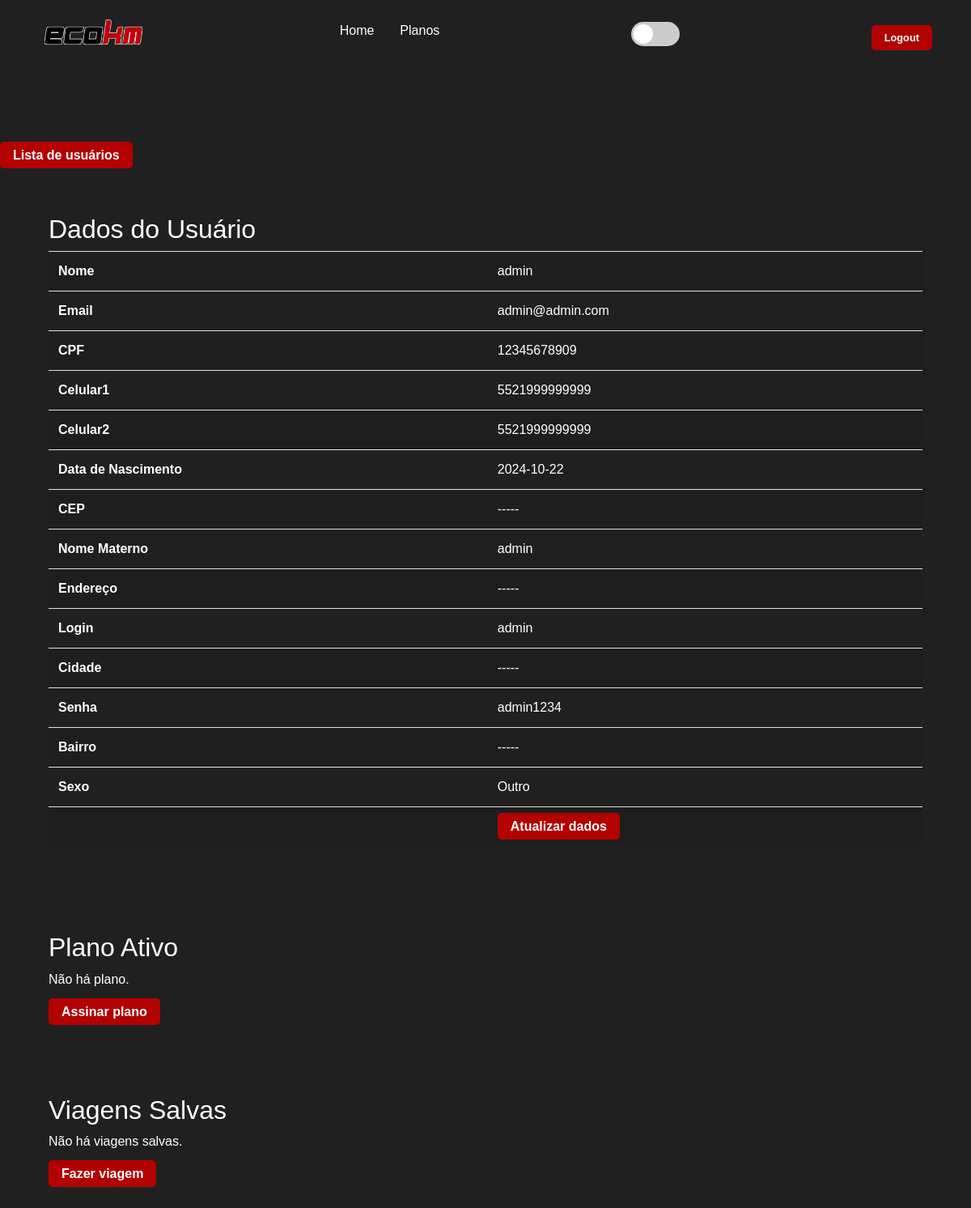
Page /usuario/perfil.php (signed in) on the committed database.
### tables this page shows
CREATE TABLE usuario(
	nome VARCHAR(50) NOT NULL,
	email VARCHAR(40) NOT NULL,
    cpf VARCHAR(15) PRIMARY KEY,
    celular1 VARCHAR(18) NOT NULL,
    celular2 VARCHAR(18) NOT NULL,
    dt_nasc DATE NOT NULL,
    cep VARCHAR(9) NOT NULL,
    nomeMae VARCHAR(50) NOT NULL,
    endereco VARCHAR(40) NOT NULL,
    login VARCHAR(6) NOT NULL,
    cidade VARCHAR(30) NOT NULL,
    senha VARCHAR(60) NOT NULL,
    bairro VARCHAR(30) NOT NULL,
    sexo VARCHAR(10) NOT NULL
);

### usuario/perfil.php (the view, shortened to what this page needs)
<!DOCTYPE html>
<html lang="pt-BR">
<head>
    <link rel="stylesheet" href="https://stackpath.bootstrapcdn.com/bootstrap/4.1.3/css/bootstrap.min.css">
    <link rel="stylesheet" href="css/perfil.css">
</head>
<body>
<header>
    <div class="navbar">
        <div class="logo"><img src="../img/ecokmlogo3.png" width="135"></div>
        <ul class="links">
            <li><a href="../index.php">Home</a></li>
            <li><a href="../planos/planos.php">Planos</a></li>
        </ul>
        <div class="theme-toggle">
            <label for="toggle-switch" class="toggle-label">
            <span class="toggle-slider"></span>
            </label>
            </div>
        <div class="username-container">
            <a href="../login/logout.php" class="action-btn">Logout</a>
        </div>
    </div>
</header>
<main>
    <div class="dados">
    <?php
        $pdo = conectaPDO();
        if ($pdo) {
            $sql = "SELECT * FROM usuario WHERE nome = :nome";
            $stmt = $pdo->prepare($sql);
            $stmt->bindValue(':nome', $_SESSION['username'], PDO::PARAM_STR);
            $stmt->execute();
            $usuario = $stmt->fetch(PDO::FETCH_ASSOC);
            if ($usuario['nome'] === 'admin') {
                echo '<a href="pesquisa.php" class="userList">Lista de usuários</a>';
            }
            if ($usuario) {
            echo '<div class="dadosUser">';
                $camposPersonalizados = [
                    'dt_nasc' => 'Data de Nascimento',
                    'nomeMae' => 'Nome Materno',
                    'cpf' => 'CPF',
                    'cep' => 'CEP',
                    'endereco' => 'Endereço'
                ];
                echo '<h2>Dados do Usuário</h2>';
                echo '<table class="table table-striped">';
                foreach ($usuario as $key => $value) {
                    $nomeExibicao = isset($camposPersonalizados[$key]) ? $camposPersonalizados[$key] : ucfirst(str_replace("_", " ", $key));
                    echo '<tr>';
                    echo '<th>' . $nomeExibicao . '</th>';
                    echo '<td>' . htmlspecialchars($value) . '</td>';
                    echo '</tr>';
                } if ($key === 'sexo') {
                    echo '<tr>';
                    echo '<th></th>';
                    echo '<td><a class="alterBtn" href="atualizar.php?nome=' . $usuario['nome'] . '">Atualizar dados</a></td>';
                    echo '</tr>';
                }
                echo '</table>';
            echo '</div>';
            $sqlPlano = "SELECT * FROM plano WHERE cpf = :cpf";
            $stmtPlano = $pdo->prepare($sqlPlano);
            $stmtPlano->bindValue(':cpf', $usuario['cpf'], PDO::PARAM_STR);
            $stmtPlano->execute();
            $planos = $stmtPlano->fetchAll(PDO::FETCH_ASSOC);
            echo '<div class="planosAtivos">';
            echo '<h2>Plano Ativo</h2>';
            if ($planos) {
                echo '<table class="table table-striped">';
                echo '<thead>';
                echo '<tr>';
                echo '<th>Plano</th>';
                echo '<th>Preço (R$)</th>';
                echo '<th></th>';
                echo '</tr>';
                echo '</thead>';
                echo '<tbody>';
                foreach ($planos as $plano) {
                    echo '<tr>';
                    echo '<td>' . htmlspecialchars($plano['tipo']) . '</td>';
                    echo '<td>' . htmlspecialchars($plano['preco']) . '</td>';
                    echo '<td>
                            <form method="POST" action="perfil.php" id="formCancelamento">
                                <input type="hidden" name="id_plano" value="' . htmlspecialchars($plano['id_plano']) . '">
                                <button type="button" class="cancelaPlano" id="cancelarBtn">Cancelar plano</button>
                            </form>
                            </td>';
                    echo '</tr>';
                }
                echo '</tbody>';
                echo '</table>';
                echo '</div>';
                    } else {
                        echo '<p>Não há plano.</p>';
                        echo '<a class="alterBtn" href="../planos/planos.php">Assinar plano</a>';
                    }
                    } else {
                        echo '<p>Nenhum resultado encontrado.</p>';
                    }
                } else {
                    echo '<p>Erro na conexão com o banco de dados.</p>';
                }
                echo '</div>';
                $sqlViagem = "SELECT * FROM viagem WHERE cpf = :cpf";
                $stmtViagem = $pdo->prepare($sqlViagem);
                $stmtViagem->bindValue(':cpf', $usuario['cpf'], PDO::PARAM_STR);
                $stmtViagem->execute();
                $viagens = $stmtViagem->fetchAll(PDO::FETCH_ASSOC);
                echo '<div class="viagemSalva">';
                echo '<h2>Viagens Salvas</h2>';
                if ($viagens) {
                    echo '<div class="table-responsive">';
                    echo '<table class="table table-striped">';
                    echo '<thead>';
                    echo '<tr>';
                    echo '<th>Tipo de Motor</th>';
                    echo '<th>Tipo de Combustível</th>';
                    echo '<th>Distância</th>';
                    echo '<th>Preço do Combustível</th>';
                    echo '<th>Partida</th>';
                    echo '<th>Chegada</th>';
                    echo '<th>Tempo Estimado</th>';
                    echo '<th>Consumo</th>';
                    echo '<th>Custo</th>';
                    echo '<th></th>';
                    echo '</tr>';
                    echo '</thead>';
                    echo '<tbody>';
                    foreach ($viagens as $viagem) {
                        echo '<tr>';
                        echo '<td>' . htmlspecialchars($viagem['tipoMotor'] ?? 'Não informado') . '</td>';
                        echo '<td>' . htmlspecialchars($viagem['tipoCombustivel'] ?? 'Não informado') . '</td>';
                        echo '<td>' . htmlspecialchars($viagem['distancia'] ?? 'Não informado') . 'km' . '</td>';
                        echo '<td>'. 'R$' . htmlspecialchars($viagem['precoCombustivel'] ?? 'Não informado') . '</td>';
                        echo '<td>' . htmlspecialchars($viagem['partida'] ?? 'Não informado') . '</td>';
                        echo '<td>' . htmlspecialchars($viagem['chegada'] ?? 'Não informado') . '</td>';
                        echo '<td>' . htmlspecialchars($viagem['tempoEstimado'] ?? 'Não informado') . '</td>';
                        echo '<td>' . htmlspecialchars($viagem['consumo'] ?? 'Não informado') . 'L' . '</td>';
                        echo '<td>'. 'R$' . htmlspecialchars($viagem['custo'] ?? 'Não informado') . '</td>';
                        echo '<td><a class="alterBtn" href="apagarViagem.php?id= '.$viagem["id_viagem"].'">Apagar viagem</a></td>';
                        echo '</tr>';
                    }
                } else {
                    echo '<p>Não há viagens salvas.</p>';
                    echo '<a class="alterBtn" href="../index/php">Fazer viagem</a>';
                }
                echo '</div>';
                ?>
</main>
</body>
</html>

### usuario/css/perfil.css (style rules this page uses)
* { margin: 0; padding: 0; box-sizing: border-box; }
body { font-family: Arial, sans-serif; height: 100vh; background-color: #202020; background-size: cover; background-position: center; transition: background-color 0.5s; }
.theme-toggle { position: relative; display: flex; align-items: center; justify-content: center; }
.toggle-label { display: flex; align-items: center; cursor: pointer; position: relative; width: 60px; height: 30px; background-color: #ccc; border-radius: 15px; transition: background-color 0.3s ease; }
.toggle-slider { position: absolute; top: 3px; left: 3px; width: 24px; height: 24px; background-color: #ffffff; border-radius: 50%; transition: transform 0.3s ease; }
.dadosUser { padding: 30px; margin: 30px; }
.planosAtivos { padding: 30px; margin: 30px; }
.viagemSalva { padding: 30px; margin: 30px; }
header { position: relative; padding: 0 2rem; }
.username-container { display: none; }
li { list-style: none; }
.action-btn { background-color:#b30000; color: #fff; padding: 0.5rem 1rem; border: none; outline: none; border-radius: 5px; font-size: 0.8rem; font-weight: bold; cursor: pointer; transition: scale 0.2 ease; }
.navbar { width: 100%; height: 80px; max-width: 1200px; margin: 0 auto; display: flex; align-items: center; justify-content: space-between; }
.navbar .links { display: flex; gap: 2rem; }
.links a:before { content: ""; position: absolute; width: 100%; height: 2px; bottom: 0; left: 0; background-color: #b30000; visibility: hidden; -webkit-transform: scaleX(0); transform: scaleX(0); -webkit-transition: all 0.3s ease-in-out 0s; transition: all 0.3s ease-in-out 0s; }
.username-container { display: block; }
a { text-decoration: none; position: relative; color: #fff; font-size: 1rem; }
.alterBtn { background-color:#b30000; color: #fff; padding: 0.5rem 1rem; border: none; outline: none; border-radius: 5px; font-size: 1rem; font-weight: bold; cursor: pointer; transition: scale 0.2 ease; width: 100px; height: 65px; text-align: center; }
.userList { background-color:#b30000; color: #fff; padding: 0.5rem 1rem; border: none; outline: none; border-radius: 5px; font-size: 1rem; font-weight: bold; cursor: pointer; transition: scale 0.2 ease; width: 100px; height: 65px; text-align: center; margin-top: 100px; }
.dadosUser { color: white; margin-top: 30px ; }
.dados { margin-top: 100px; }
.viagemSalva { color: white; }
.planosAtivos { color: white; }

### rows in the picture
usuario: nome "admin", email "admin@admin.com", cpf "12345678909", celular1 "5521999999999", celular2 "5521999999999", dt_nasc "2024-10-22", cep "-----", nomeMae "admin", endereco "-----", login "admin", cidade "-----", senha "admin1234", bairro "-----", sexo "Outro"

### other values in the picture
$nomeExibicao "Nome"
$nomeExibicao "Email"
$nomeExibicao "CPF"
$nomeExibicao "Celular1"
$nomeExibicao "Celular2"
$nomeExibicao "Data de Nascimento"
$nomeExibicao "CEP"
$nomeExibicao "Nome Materno"
$nomeExibicao "Endereço"
$nomeExibicao "Login"
$nomeExibicao "Cidade"
$nomeExibicao "Senha"
$nomeExibicao "Bairro"
$nomeExibicao "Sexo"
